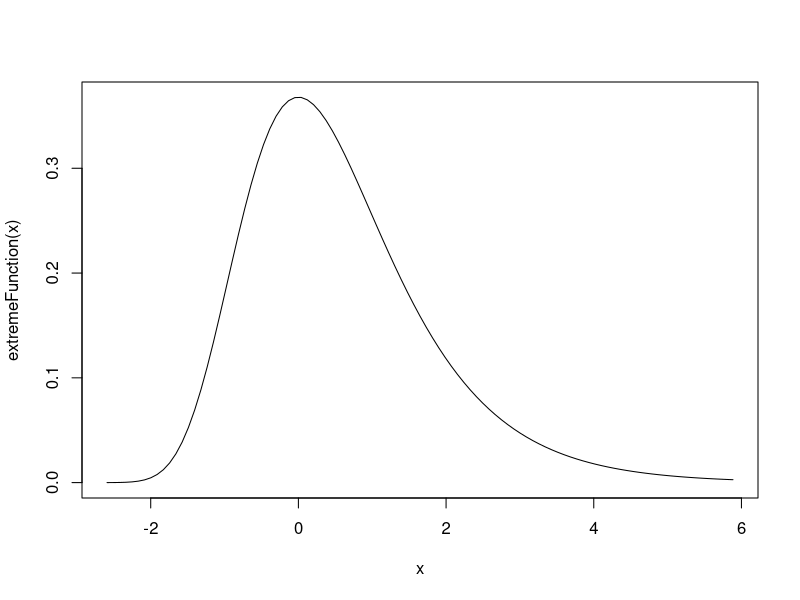
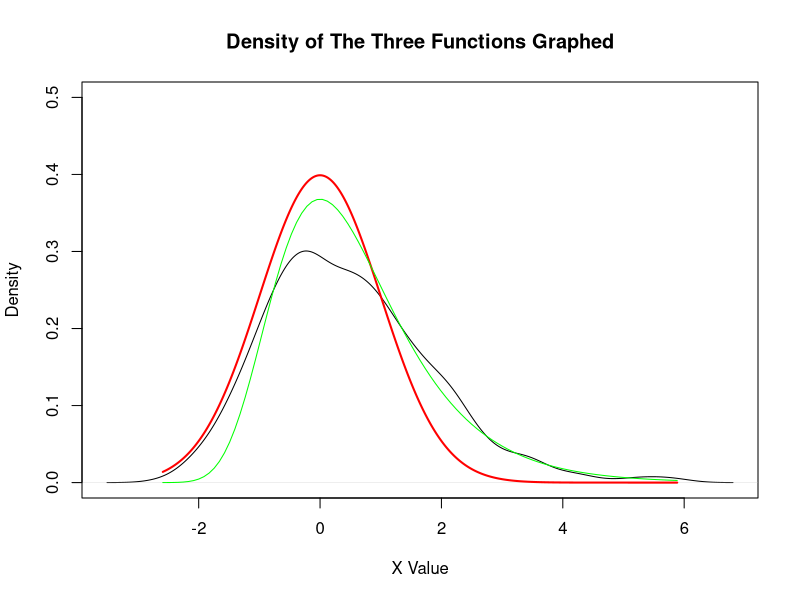

These charts were generated, in order, by the following R code:
## ---- chunk 1
# We can find the probaility that the sample is 2 < X < 5.1 with the code below.
# However this is only an approximation and a larger sample size should be considered for better approximation.
Q1 <- pnorm(5.1,mean = 5,sd = 3/sqrt(5))-pnorm(2,mean = 3,sd = 3/sqrt(5))
cat("B)", Q1)
## ---- chunk 2
# For binomials, mean = np, variance = np(1-p)
# Sample size = 100, length = 20, prob = 0.7. Therefore, mean = 20*0.7 = 14, variance = 20*0.7*(1-0.7) = 4.2
# According to CLT the distribution will be roughly normal with a sample size of 100
mRNA <- pnorm(20,mean=14,sd=sqrt(4.2)/sqrt(100)) - pnorm(15,mean=14,sd=sqrt(4.2)/sqrt(100))
cat("The probability that Y is greater than 15 is: ", mRNA*100,"%")
## ---- chunk 3
# Load necessary package
library(mvtnorm)
# Setting up the vector and matrix with given information
meanVector <- c(9,10)
covarianceMatrix <- matrix(c(3^2,2,2,5^2), nrow = 2)
# Multivariate normal distrubution calculation with limits set to range we are NOT interested in, hence subracting it from 1.
theoreticalCalculation <- 1 - pmvnorm(lower = -Inf, upper = 9.5, mean = meanVector, sigma = covarianceMatrix)
cat("The theoretical probability that the sample mean of Y is 0.5 greater than the sample mean of X is:", theoreticalCalculation*100,"%")

# Monte Carlo Simulation
# Random sample generation with n = 50 repeted 10000 times
nsim = 100000
values = rep(NA, nsim)
for (i in 1:nsim){
  geneMC <- rmvnorm(50, mean = meanVector, sigma = covarianceMatrix)
  meanGeneMC <- apply(geneMC,2,mean)
  Xmean <- meanGeneMC[1]
  Ymean <- meanGeneMC[2]
  values[i] = Xmean + 0.5 < Ymean
}
# Finding the mean of the TRUE boolean values in the array
monteCarloAnswer <- mean(values)
# Confidence Intervals calculated with formula in module notes
confidenceInterval <- 1.96*sqrt(var(meanGeneMC)/1000)
cat("The simulated probability that the sample mean of Y is 0.5 greater than the sample mean of X is:", monteCarloAnswer*100,"%", "with a confidence interval of plus/minus:", confidenceInterval*100,"%")
## ---- chunk 4
# Conduct a monte carlo simulation for each random variable with the given information and a sample size of 100,000
X1 <- rchisq(100000, df = 10)
X2 <- rgamma(100000, 1, scale = 0.5)
X3 <- rt(100000, df = 3)
# Define Y as the formula given
Y <- (sqrt(X1)*X2) + (4*((X3)^2))
# Output mean of Y
cat("The mean of Y is:", mean(Y))
## ---- chunk 5
# an and bn from question with n = 1000 sample size
an <- sqrt(2*log(1000)) - 0.5*(log(log(1000))+log(4*pi))*(2*log(1000))^(-1/2)
bn <- (2*log(1000))^(-1/2)
# Taking the max from 1000 standard normal distrubutions
values2 = rep(NA, 1000)
for (i in 1:1000){
  maximums <- matrix(data = rnorm(1000, mean = 0, sd = 1))
  maxOfDistrubution <- max(maximums)
  values2[i] = maxOfDistrubution
}
maxOfDistrubution <- values2
# Subtraction an and dividing by bn
normalizedMaximums <- (maxOfDistrubution - an)/bn 
# Setting up parameters for a standard normal distribution and the Pevner function
x <- seq(range(normalizedMaximums)[1],range(normalizedMaximums)[2],length=1000)
y <- dnorm(x,mean=0,sd=1)
extremeFunction <- function(x) exp(-x)*(exp(-exp(-x)))
## ---- chunk 6
# Have to enter this separately since R markdown plot the variable
z <- curve(expr = extremeFunction, from = range(normalizedMaximums)[1], to = range(normalizedMaximums)[2])
## ---- chunk 7
# Plotting the extreme function, the normalizedMaximums, and a standard normal plot on top of each other
plot(density(normalizedMaximums), ylim = c(0,0.5), xlab = "X Value", ylab = "Density", main = "Density of The Three Functions Graphed") + lines(x,y, lwd = 2, col = "red") + lines(z, col = "green")
